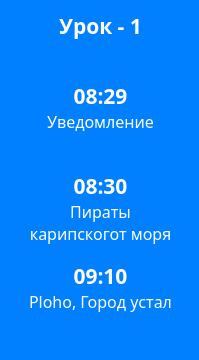
         <widget class="QFrame" name="frame_2">
          <property name="sizePolicy">
           <sizepolicy hsizetype="Fixed" vsizetype="Minimum">
            <horstretch>0</horstretch>
            <verstretch>0</verstretch>
           </sizepolicy>
          </property>
          <property name="minimumSize">
           <size>
            <width>199</width>
            <height>0</height>
           </size>
          </property>
          <property name="styleSheet">
           <string notr="true">border-radius: 15;
background-color: rgb(0,127,255);</string>
          </property>
          <property name="frameShape">
           <enum>QFrame::StyledPanel</enum>
          </property>
          <property name="frameShadow">
           <enum>QFrame::Raised</enum>
          </property>
          <widget class="QLabel" name="label_42">
           <property name="geometry">
            <rect>
             <x>50</x>
             <y>10</y>
             <width>101</width>
             <height>31</height>
            </rect>
           </property>
           <property name="font">
            <font>
             <family>Yandex Sans Text Bold</family>
             <pointsize>16</pointsize>
             <weight>75</weight>
             <bold>true</bold>
            </font>
           </property>
           <property name="styleSheet">
            <string notr="true">color: white;
background-color: rgb(255,160,0, 0);
</string>
           </property>
           <property name="text">
            <string>Урок - 1</string>
           </property>
           <property name="alignment">
            <set>Qt::AlignCenter</set>
           </property>
          </widget>
          <widget class="QLabel" name="label_43">
           <property name="geometry">
            <rect>
             <x>30</x>
             <y>80</y>
             <width>141</width>
             <height>31</height>
            </rect>
           </property>
           <property name="font">
            <font>
             <family>Yandex Sans Text Bold</family>
             <pointsize>16</pointsize>
             <weight>75</weight>
             <bold>true</bold>
            </font>
           </property>
           <property name="styleSheet">
            <string notr="true">color: white;
background-color: rgb(255,160,0, 0);
</string>
           </property>
           <property name="text">
            <string>08:29</string>
           </property>
           <property name="alignment">
            <set>Qt::AlignCenter</set>
           </property>
          </widget>
          <widget class="QLabel" name="label_44">
           <property name="geometry">
            <rect>
             <x>20</x>
             <y>110</y>
             <width>161</width>
             <height>61</height>
            </rect>
           </property>
           <property name="font">
            <font>
             <family>Yandex Sans Display</family>
             <pointsize>12</pointsize>
             <weight>50</weight>
             <bold>false</bold>
            </font>
           </property>
           <property name="styleSheet">
            <string notr="true">color: white;
background-color: rgb(255,160,0, 0);
</string>
           </property>
           <property name="text">
            <string>Уведомление</string>
           </property>
           <property name="alignment">
            <set>Qt::AlignHCenter|Qt::AlignTop</set>
           </property>
           <property name="wordWrap">
            <bool>true</bool>
           </property>
          </widget>
          <widget class="QLabel" name="label_45">
           <property name="geometry">
            <rect>
             <x>20</x>
             <y>200</y>
             <width>161</width>
             <height>61</height>
            </rect>
           </property>
           <property name="font">
            <font>
             <family>Yandex Sans Display</family>
             <pointsize>12</pointsize>
             <weight>50</weight>
             <bold>false</bold>
            </font>
           </property>
           <property name="styleSheet">
            <string notr="true">color: white;
background-color: rgb(255,160,0, 0);
</string>
           </property>
           <property name="text">
            <string>Пираты карипскогот моря</string>
           </property>
           <property name="alignment">
            <set>Qt::AlignHCenter|Qt::AlignTop</set>
           </property>
           <property name="wordWrap">
            <bool>true</bool>
           </property>
          </widget>
          <widget class="QLabel" name="label_46">
           <property name="geometry">
            <rect>
             <x>30</x>
             <y>170</y>
             <width>141</width>
             <height>31</height>
            </rect>
           </property>
           <property name="font">
            <font>
             <family>Yandex Sans Text Bold</family>
             <pointsize>16</pointsize>
             <weight>75</weight>
             <bold>true</bold>
            </font>
           </property>
           <property name="styleSheet">
            <string notr="true">color: white;
background-color: rgb(255,160,0, 0);
</string>
           </property>
           <property name="text">
            <string>08:30</string>
           </property>
           <property name="alignment">
            <set>Qt::AlignCenter</set>
           </property>
          </widget>
          <widget class="QLabel" name="label_47">
           <property name="geometry">
            <rect>
             <x>20</x>
             <y>290</y>
             <width>161</width>
             <height>61</height>
            </rect>
           </property>
           <property name="font">
            <font>
             <family>Yandex Sans Display</family>
             <pointsize>12</pointsize>
             <weight>50</weight>
             <bold>false</bold>
            </font>
           </property>
           <property name="styleSheet">
            <string notr="true">color: white;
background-color: rgb(255,160,0, 0);
</string>
           </property>
           <property name="text">
            <string>Ploho, Город устал</string>
           </property>
           <property name="alignment">
            <set>Qt::AlignHCenter|Qt::AlignTop</set>
           </property>
           <property name="wordWrap">
            <bool>true</bool>
           </property>
          </widget>
          <widget class="QLabel" name="label_48">
           <property name="geometry">
            <rect>
             <x>30</x>
             <y>260</y>
             <width>141</width>
             <height>31</height>
            </rect>
           </property>
           <property name="font">
            <font>
             <family>Yandex Sans Text Bold</family>
             <pointsize>16</pointsize>
             <weight>75</weight>
             <bold>true</bold>
            </font>
           </property>
           <property name="styleSheet">
            <string notr="true">color: white;
background-color: rgb(255,160,0, 0);
</string>
           </property>
           <property name="text">
            <string>09:10</string>
           </property>
           <property name="alignment">
            <set>Qt::AlignCenter</set>
           </property>
          </widget>
         </widget>
